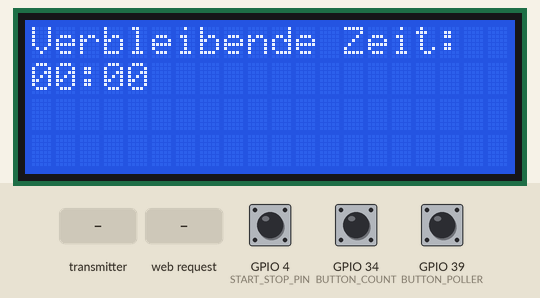
Simulated run of this program. Board: ESP32. Shown: 20×4 character LCD. The inputs (shaded band) are chosen by the test bench; at power-on: GPIO 34 (BUTTON_COUNT) HIGH, GPIO 39 (BUTTON_POLLER) HIGH, GPIO 4 (START_STOP_PIN) HIGH. WiFi joins after 1.5 s; servers stay silent unless stated; storage starts empty; what the program prints to the serial monitor is not drawn.

Above: at 3.2 s.
3.3 s: the transmitter starts sending message = matchReady
At 6.1 s:
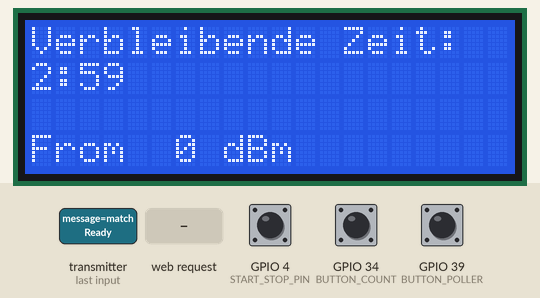
6.3 s: HTTP request GET /start received
At 7.8 s:
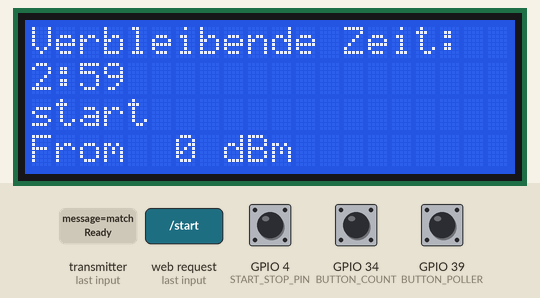
9.3 s: GPIO 34 (BUTTON_COUNT) pulled LOW for 0.15 s
At 10.7 s:
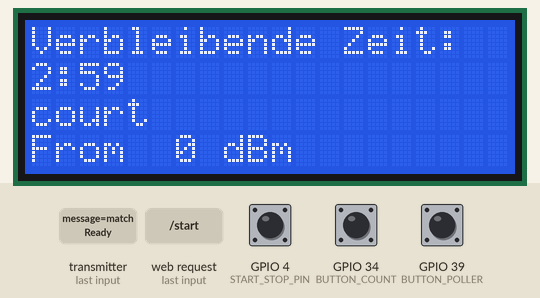
12.4 s: GPIO 39 (BUTTON_POLLER) pulled LOW for 3.2 s
At 15.3 s:
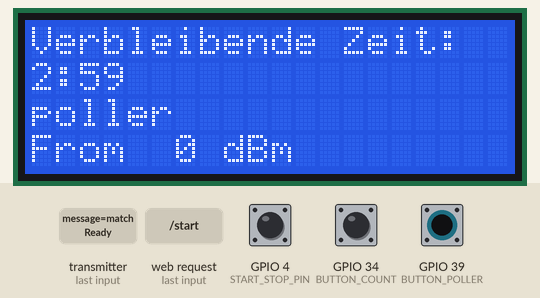
17.1 s: HTTP request GET /stop received
At 18.1 s:
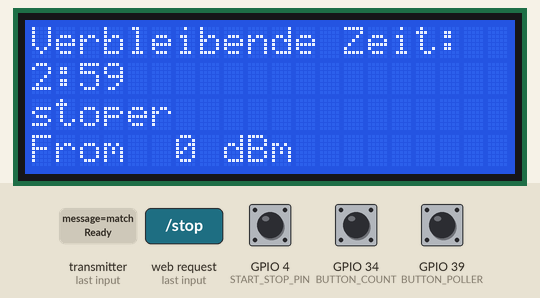
19.8 s: GPIO 39 (BUTTON_POLLER) pulled LOW for 0.15 s
At 25.1 s:
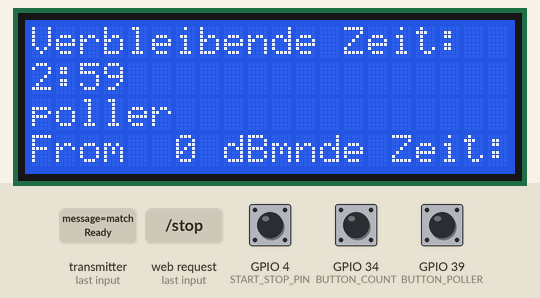
Timing chart, 0 to 26.6 s (numbered marks = the images above; inputs shaded):
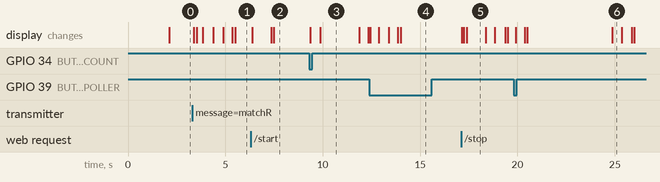

The program:

main.cpp
```cpp
#include <Arduino.h>
#include <WiFi.h>
#include <ESPAsyncWebServer.h>
#include <LittleFS.h>
#include <Wire.h>
#include <LiquidCrystal_I2C.h>
#include <esp_now.h>
#include <esp_wifi.h>

/*hier ist die liste des arena-bedienpults:
16 out Button Led
04 in Button Switch
21 i2c sda
22 i2c scl
26 Eth RST
19 Eth miso
18 Eth sck
23 Eth mosi
05 Eth CS
13 Eth int (W5500)
34 in Button Der Poller
36 in Button The Count*/

// Pin-Definitionen
//INputs
#define START_STOP_PIN 4        // Enable Pin for the Poller (in Button Switch )
#define BUTTON_POLLER 39        // Button Der Poller
#define BUTTON_COUNT 34         // Button The Count

// HD44780 LCD über i2c
#define addr 0x27
#define I2C_SDA 21
#define I2C_SCL 22
LiquidCrystal_I2C lcd(addr, 20, 4);  // set the LCD address to 0x27 for a 16 chars and 2 line display


// W5500 Ethernet
/*
#define ETH_RST 26
#define ETH_MISO 19
#define ETH_SCK 18
#define ETH_MOSI 23
#define ETH_CS 5
#define ETH_INT 13
*/

// Definition für Arena
#define FIGHT_DURATION 180000    // Dauer eines Kampfes in ms

// REPLACE WITH YOUR RECEIVER MAC Address
uint8_t broadcastAddress[] = {0xAC, 0x15, 0x18, 0xE9, 0xB2, 0xC0};
uint8_t broadcastAddressObs[] = {0x08, 0x3a, 0xf2, 0x37, 0x3c, 0xfc};

int8_t lastRssi = 0;          // letzte gemessene Empfangsstärke (dBm)
char lastFromMac[18] = "";    // String der letzten Absender-MAC

// MAC-Adresse des eigenen Geräts
static uint8_t SELF_MAC[6];

// Structure example to send data
// Must match the receiver structure
typedef struct struct_message {
  char message[32];
} struct_message;

// Create a struct_message called myData
struct_message myData;
struct_message myDataRecv;
struct_message myDataObsSend;

esp_now_peer_info_t peerInfo;
esp_now_peer_info_t peerInfoObs;

// WLAN-Credentials
const char *ssid = "fablab";
const char *password = "fablabfdm";

// Erstelle einen Webserver auf Port 80
AsyncWebServer server(80);

// Aktuelle Zeit
long currentFightStartTime = 0;
// Status Buttons Poller und Count
long buttonPollerChanges = 0;
long buttonCountChange = 0;

bool initMatch = false;

// Letzte Link-Qualität zum zuletzt gesehenen Peer
static uint8_t lastPeer[6] = {0};
static int8_t  lastRSSI = -127;
static float   emaRSSI  = NAN;    // gleitender Mittelwert
static uint32_t lastSeenMs = 0;

// callback when data is sent
void OnDataSent(const uint8_t *mac_addr, esp_now_send_status_t status) {
  Serial.print("\r\nLast Packet Send Status:\t");
  Serial.println(status == ESP_NOW_SEND_SUCCESS ? "Delivery Success" : "Delivery Fail");
}

// Hilfsfunktion: MAC hübsch ausgeben
String macToString(const uint8_t m[6]) {
  char buf[18];
  snprintf(buf, sizeof(buf), "%02X:%02X:%02X:%02X:%02X:%02X",
           m[0], m[1], m[2], m[3], m[4], m[5]);
  return String(buf);
}

// dBm → grobe Qualitäts-% (0…100). Kein Standard, aber praxisnah.
int rssiToQuality(int8_t rssi) {
  if (rssi <= -100) return 0;
  if (rssi >=  -50) return 100;
  return 2 * (rssi + 100);
}

// Send data using ESP-NOW
void sendEspNow(const char* data) {
  // Set values to send
  strcpy(myData.message, data);

  // Send message via ESP-NOW
  esp_err_t result = esp_now_send(broadcastAddress, (uint8_t *) &myData, sizeof(myData));

  if (result == ESP_OK) {
    Serial.println("Sent with success");
  }
  else {
    Serial.println("Error sending the data");
  }
}

// Send data using ESP-NOW
void sendEspNowObs(const char* data) {
  // Set values to send
  strcpy(myDataObsSend.message, data);

  // Send message via ESP-NOW
  esp_err_t result = esp_now_send(broadcastAddressObs, (uint8_t *) &myDataObsSend, sizeof(myDataObsSend));

  if (result == ESP_OK) {
    Serial.println("Sent with success");
  }
  else {
    Serial.println("Error sending the data");
  }
}

// Callback function that will be executed when data is received
// Neue Callback-Signatur für neuere ESP-NOW-Versionen
void OnDataRecv(const esp_now_recv_info *info, const uint8_t *incomingData, int len) {
  // eingehende Daten sichern (nur so viel kopieren wie in myDataRecv passt)
  int toCopy = min(len, (int)sizeof(myDataRecv));
  memcpy(&myDataRecv, incomingData, toCopy);

  // Absender-MAC (optional, falls du sie brauchst)
  const uint8_t *mac = info->src_addr;   // 6 Bytes

  // RSSI in dBm aus dem RX-Control-Block
  int8_t rssi = info->rx_ctrl->rssi;
  lastRSSI = rssi;
  if (isnan(emaRSSI)) emaRSSI = rssi;
  else                emaRSSI = 0.2f * rssi + 0.8f * emaRSSI;
  lastSeenMs = millis();

  Serial.printf("RX %dB von %s, RSSI %d dBm\n", len, macToString(lastPeer).c_str(), rssi);

  Serial.print("Byte From: ");
  Serial.print(lastFromMac);
  Serial.print("  RSSI: ");
  Serial.println(lastRssi);
  Serial.print("Message: ");
  Serial.println(myDataRecv.message);

  // LCD: letzte Zeile für RSSI nutzen
  lcd.setCursor(0, 3);
  // Zeile einmal "leeren"
  lcd.print("                    ");
  lcd.setCursor(0, 3);
  lcd.print("From ");
  lcd.print(lastFromMac);
  lcd.print(" ");
  lcd.print(lastRssi);
  lcd.print(" dBm");

  String msg = String(myDataRecv.message);
  if (msg == "matchReady") {
    Serial.println("Match ready");
    currentFightStartTime = millis();
    initMatch = false;
    sendEspNowObs("start");
  } else if (msg == "matchCountdown") {
    Serial.println("Match countdown");
    sendEspNowObs("countdown");
  }
}


// Init ESP-NOW
void initESPNow() {
  if (esp_now_init() != ESP_OK) {
    Serial.println("Error initializing ESP-NOW");
    return;
  }
  esp_now_register_send_cb(OnDataSent);
  esp_now_register_recv_cb(OnDataRecv);   // <- nutzt jetzt die neue Signatur
}


// init W5500
/*
void initW5500() {
    pinMode(ETH_RST, OUTPUT);
    digitalWrite(ETH_RST, LOW);
    delay(100);
    digitalWrite(ETH_RST, HIGH);
    delay(100);
}
*/

// Start Match
void startMatch() {
    Serial.println("start");
    lcd.setCursor(0, 2);
    lcd.print("start");
    initMatch = true;
    sendEspNow("start");
    sendEspNowObs("start_pressed");
}

// Stop Match
void stopMatch() {
    Serial.println("stop");
    lcd.setCursor(0, 2);
    lcd.print("stop");
    currentFightStartTime = 0;
    initMatch = false;
    sendEspNow("stop");
    sendEspNowObs("stop");
}

// count down
void countDown() {
    lcd.setCursor(0, 2);
    lcd.print("count");
    Serial.println("count");
    sendEspNow("count");
    sendEspNow("down");
}

// Poller bewegen
void movePoller() {
    lcd.setCursor(0, 2);
    lcd.print("poller");
    Serial.println("poller");
    sendEspNow("poller");
}

// Check Buttons
void checkButtons() {
    // Großer Roter Knopf
    if (digitalRead(START_STOP_PIN) == LOW && currentFightStartTime == 0 && !initMatch && millis() - buttonPollerChanges >= 1000) {// entprellen
        startMatch();
        delay(100);
        buttonCountChange = millis();
    } else if (digitalRead(START_STOP_PIN) == LOW && ((currentFightStartTime != 0 && millis() - currentFightStartTime >= 3000) || initMatch) && millis() - buttonPollerChanges >= 1000) { // 3 Sekunden delay zwischen start und ende
        stopMatch();
        buttonCountChange = millis();
    }
    // Der Poller
    if (digitalRead(BUTTON_POLLER) == LOW && millis() - buttonPollerChanges >= 3000) {
        buttonPollerChanges = millis();
        movePoller();
    }
    // The Count
    if (digitalRead(BUTTON_COUNT) == LOW && millis() - buttonCountChange >= 3000) {
        buttonCountChange = millis();
        countDown();
    }
}

void loop() {
    if (currentFightStartTime != 0 && millis() - currentFightStartTime >= FIGHT_DURATION) {
        stopMatch();
    }

    // Ausgabe in Minuten und Sekunden
    //Serial.print((FIGHT_DURATION - (millis() - currentFightStartTime)) / 60000);
    //Serial.print(":");
    //Serial.println(((FIGHT_DURATION - (millis() - currentFightStartTime)) % 60000) / 1000);
    // Ausgabe auf dem display
    lcd.setCursor(0, 0);
    lcd.print("Verbleibende Zeit:");
    lcd.setCursor(0, 1);
    if (currentFightStartTime == 0) {
        lcd.print("00:00");
    } else {
        // clear the line
        lcd.print("                ");
        lcd.setCursor(0, 1);
    lcd.print((FIGHT_DURATION - (millis() - currentFightStartTime)) / 60000);
    lcd.print(":");
    lcd.print(((FIGHT_DURATION - (millis() - currentFightStartTime)) % 60000) / 1000);
    }
    // Buttons prüfen
    checkButtons();
    delay(100);
}

void setup() {
    pinMode(START_STOP_PIN, INPUT);
    pinMode(BUTTON_POLLER, INPUT);
    pinMode(BUTTON_COUNT, INPUT);
    // initialize LCD
    lcd.init();
    // turn on LCD backlight
    lcd.backlight();

    // Seriellen  Monitor starten
    Serial.begin(115200);

      // Set device as a Wi-Fi Station
    WiFi.mode(WIFI_STA);
    WiFi.setSleep(false);
    esp_wifi_set_ps(WIFI_PS_NONE);
    //WiFi.disconnect();

    // Eigene MAC (STA) ausgeben
    esp_wifi_get_mac(WIFI_IF_STA, SELF_MAC);
    Serial.printf("ESP-NOW MAC (STA): %s\n", macToString(SELF_MAC).c_str());

    // Init ESP-NOW
    initESPNow();

    // Register peer
    memcpy(peerInfo.peer_addr, broadcastAddress, 6);
    peerInfo.channel = 0;
    peerInfo.encrypt = false;

    // Add peer
    if (esp_now_add_peer(&peerInfo) != ESP_OK){
        Serial.println("Failed to add peer");
        ESP.restart();
        return;
    }

    // Register peer
    memcpy(peerInfoObs.peer_addr, broadcastAddressObs, 6);
    peerInfoObs.channel = 0;
    peerInfoObs.encrypt = false;

    // Add peer
    if (esp_now_add_peer(&peerInfoObs) != ESP_OK){
        Serial.println("Failed to add peer");
        ESP.restart();
        return;
    }

    // WLAN starten
    WiFi.begin(ssid, password);
    while (WiFi.status() != WL_CONNECTED) {
        delay(1000);
        Serial.println("Verbindung zum WLAN wird hergestellt...");
    }
    Serial.println("Mit dem WLAN verbunden!");
    Serial.println(WiFi.localIP());

    // LittleFS starten
    if (!LittleFS.begin()) {
        Serial.println("LittleFS konnte nicht gestartet werden.");
        return;
    }

    // Routen für Webserver definieren
    server.on("/", HTTP_GET, [](AsyncWebServerRequest *request) {
        request->send(LittleFS, "/index.html", "text/html");
    });

    server.on("/style.css", HTTP_GET, [](AsyncWebServerRequest *request) {
        request->send(LittleFS, "/style.css", "text/css");
    });

    server.on("/start", HTTP_GET, [](AsyncWebServerRequest *request) {
        startMatch();
        request->send(200, "text/plain", "Gestartet");
    });

    server.on("/stop", HTTP_GET, [](AsyncWebServerRequest *request) {
        stopMatch();
        request->send(200, "text/plain", "Gestoppt");
    });

    // Webserver starten
    server.begin();
}
```

Measured:
- after the input at 3.3 s, the display: first changes after 0.08 s (image 1 shows a later state)
- after the input at 6.3 s, the display: changes after 0.07 s (image 2)
- after the input at 9.3 s, the display: first changes after 0.05 s (image 3 shows a later state)
- after the input at 12.4 s, the display: changes at once (image 4)
- after the input at 17.1 s, the display: changes at once (image 5)
- after the input at 19.8 s, the display: first changes after 0.12 s (image 6 shows a later state)
- what the display in image 3 shows lasts 2.0 s, from 9.9 s to 11.9 s
